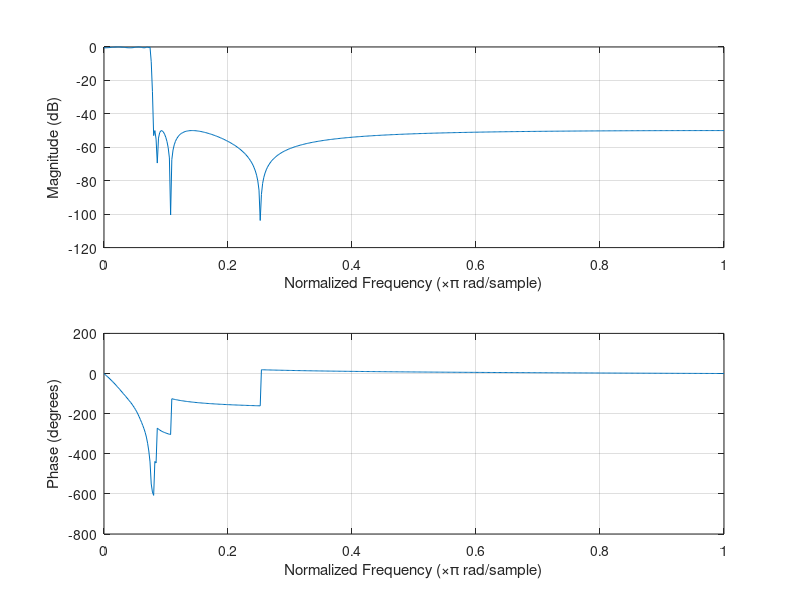
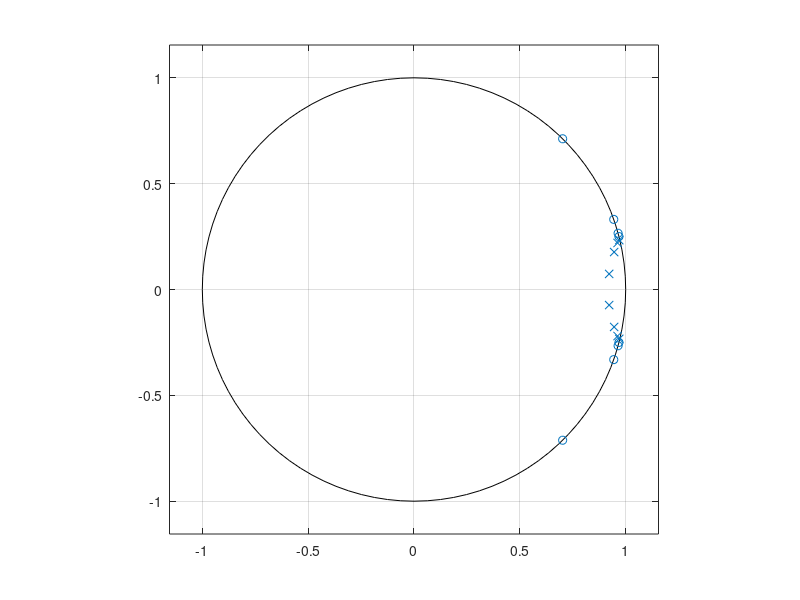
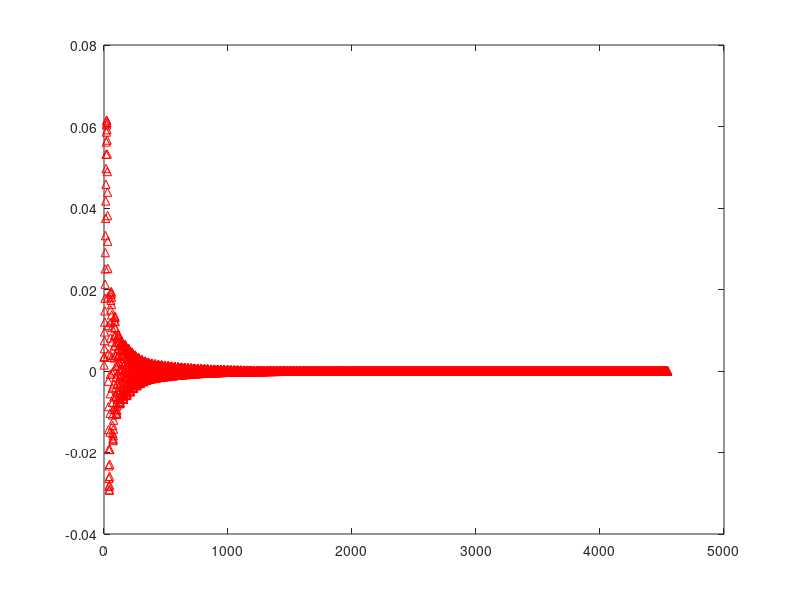

Source code (MATLAB) for these figures, in order:
order = 8;
cutoff_f = 300;
rippel_pass = 0.5;
cut_att = 50;
sample_f = 4000;

wp = cutoff_f/sample_f;
[t, n] = ellip(order, rippel_pass, cut_att, wp);

figure(1);
freqz(t, n);

figure(2);
zplane(t, n);

z = roots(t);
p = roots(n);

figure(3);
impz(t, n);